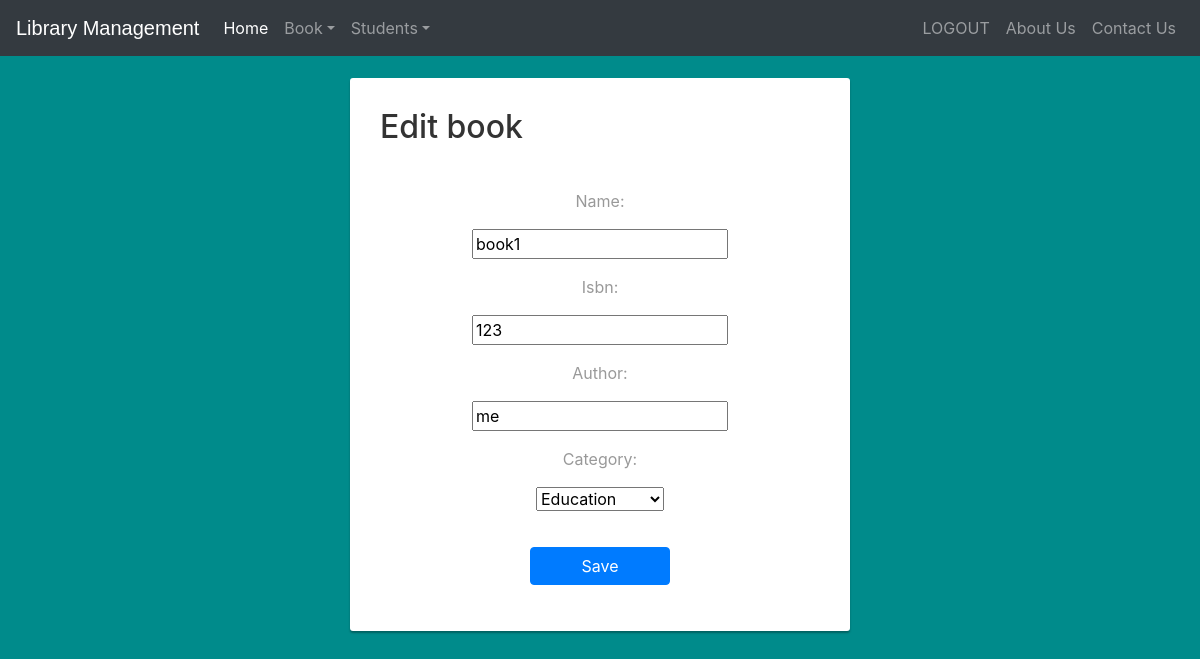
Screenshot of /viewbook/1/edit with the database file from the repository.
### library/models.py (models this page shows, shortened)
class Book(models.Model):
    catchoice= [
        ('education', 'Education'),
        ('entertainment', 'Entertainment'),
        ('comics', 'Comics'),
        ('history', 'History'),
        ]
    name=models.CharField(max_length=30)
    isbn=models.PositiveIntegerField()
    author=models.CharField(max_length=40)
    category=models.CharField(max_length=30,choices=catchoice,default='education')

### library/views.py (the view)
# urls.py: path('viewbook/<int:pk>/edit',UpdateBook.as_view(), name='books.edit' ),
class UpdateBook(UpdateView):
    model = Book
    form_class = BookForm
    template_name = 'library/edit.html'
    success_url = "/viewbook"

### library/forms.py
class BookForm(forms.ModelForm):
    class Meta:
        model=models.Book
        fields=['name','isbn','author','category']

### templates/library/edit.html (shortened to what this page needs)
<!DOCTYPE html>
<html lang="en" dir="ltr">
<head>
	<link rel="stylesheet" href="https://stackpath.bootstrapcdn.com/bootstrap/4.3.1/css/bootstrap.min.css">
	<link rel="stylesheet" href="https://maxcdn.bootstrapcdn.com/font-awesome/4.7.0/css/font-awesome.min.css">
</head>
<body style="background-color:darkcyan;">
	{% include "library/navbaradmin.html" %}
	<br>
	<br>
	<div class="signup-form">
		<form method="post" class="form-horizontal">
			<h2 align="center">Edit book</h2>
			{% for field in form %}
			<div class="form-group" align="center">
				<label>{{ field.label_tag }}</label>
				<div>
					{{ field }}
				</div>
			</div>
			{% endfor %}
			<div class="form-group">
				<div align="center">
					<button type="submit" class="btn btn-primary">Save</button>
				</div>
			</div>
		</form>
	</div>
</body>
</html>

### templates/library/edit.html (style rules this page uses)
body { background-color: #1e2860; font-family: 'tahoma'; }
.btn { border-radius: 30px; }
.signup-form { width: 500px; margin: 0 auto; padding: 30px 0; }
.signup-form h2 { color: #333; margin: 0 0 30px 0; display: inline-block; padding: 0 30px 10px 0; border-bottom: 3px solid #ffffff; }
.signup-form form { color: #999; border-radius: 3px; margin-bottom: 15px; background: #ffffff; box-shadow: 0px 2px 2px rgba(0, 0, 0, 0.3); padding: 30px; }
.btn { font-size: 16px; font-weight: bold; background: #161df0; margin-top: 20px; min-width: 140px; }

### rows the page displays
Book: form "book1" "123" "me" "Education"

### other values shown
{{ field.label_tag }} "Name:" "Isbn:" "Author:" "Category:"
